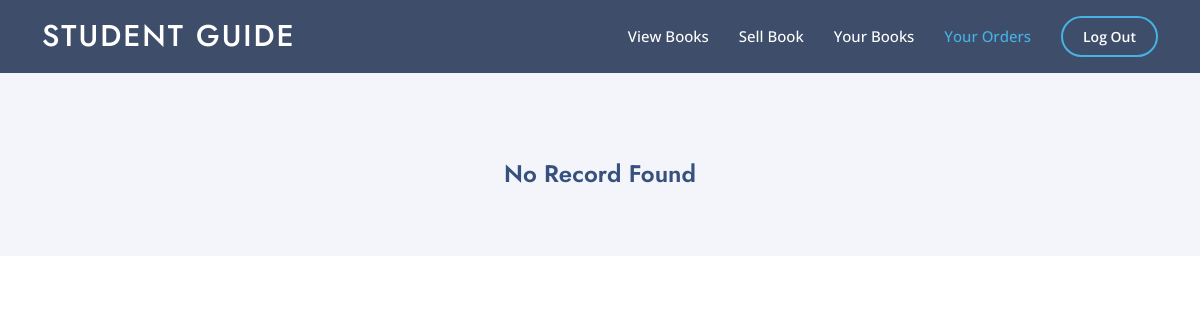
The app's page /bookstore/your_orders.php (signed in), older data.
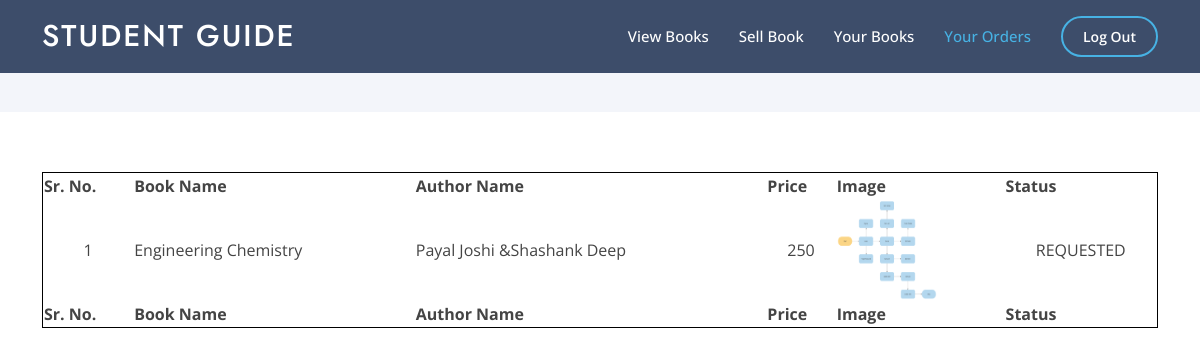
The same page, newer data.
### tables this page shows
CREATE TABLE `bookstore` (
  `BookStore_Book_ID` int(11) NOT NULL,
  `BookStore_ISBN_ID` varchar(15) NOT NULL,
  `BookStore_Condition` varchar(255) NOT NULL,
  `BookStore_Price` int(11) NOT NULL,
  `BookStore_Image` text NOT NULL,
  `BookStore_Seller_ID` int(11) NOT NULL,
  `BookStore_Buyer_ID` int(11) NOT NULL,
  `BookStore_BuyStatus` varchar(10) NOT NULL,
  `BookStore_DateOfUpload` date NOT NULL,
  `BookStore_Evaluate_ID` int(11) NOT NULL,
  `QR` text NOT NULL
);

CREATE TABLE `books` (
  `Book_ID` int(10) NOT NULL,
  `Book_Name` varchar(500) DEFAULT NULL,
  `Author_Name` varchar(500) DEFAULT NULL,
  `Book_Price` int(10) DEFAULT NULL,
  `Initial_Rating` float DEFAULT NULL,
  `Book_Publication` varchar(500) DEFAULT NULL,
  `Book_Image` varchar(2000) DEFAULT NULL,
  `Book_Link` varchar(2000) DEFAULT NULL,
  `Evaluate_ID` int(10) DEFAULT NULL,
  `ISBN` varchar(500) DEFAULT NULL,
  `Book_Genre` varchar(500) DEFAULT NULL,
  `Book_Edition` int(10) DEFAULT NULL,
  `Book_Type` varchar(250) DEFAULT NULL
);

### bookstore/your_orders.php (the view, shortened to what this page needs)
<?php
include("../includes/connect.php");
if($_SESSION['email']==true)
{
    $email= $_SESSION['email'];
?>
<!DOCTYPE html>
<html lang="en">
<head>
  <link href="../assets/vendor/aos/aos.css" rel="stylesheet">
  <link href="../assets/vendor/bootstrap/css/bootstrap.min.css" rel="stylesheet">
  <link href="../assets/vendor/bootstrap-icons/bootstrap-icons.css" rel="stylesheet">
  <link href="../assets/vendor/boxicons/css/boxicons.min.css" rel="stylesheet">
  <link href="../assets/vendor/glightbox/css/glightbox.min.css" rel="stylesheet">
  <link href="../assets/vendor/remixicon/remixicon.css" rel="stylesheet">
  <link href="../assets/vendor/swiper/swiper-bundle.min.css" rel="stylesheet">
  <link href="https://cdn.datatables.net/1.11.3/css/jquery.dataTables.min.css" rel="stylesheet">
  <link href="../assets/css/style.css" rel="stylesheet">
</head>
<body>
  <header id="header" class="fixed-top header-inner-pages">
    <div class="container d-flex align-items-center">
      <h1 class="logo me-auto"><a href="../home.php">Student Guide</a></h1>
      <nav id="navbar" class="navbar">
        <ul>
          <li><a class="nav-link scrollto" href="viewbooks.php?dept=All&sem=All">View Books</a></li>
          <li><a class="nav-link scrollto" href="sell_book1.php">Sell Book</a></li>
          <li><a class="nav-link scrollto" href="your_books.php">Your Books</a></li>
          <li><a class="nav-link scrollto active" href="#">Your Orders</a></li>
          <li><a class="getstarted scrollto" href="../includes/logout.php">Log Out</a></li>
        </ul>
      </nav>
    </div>
  </header>
  <main id="main">
   <section id="breadcrumbs" class="breadcrumbs">
    </section>
<?php
  $query_run_id = mysqli_query($conn, "SELECT * FROM user WHERE User_Email = '$email'");
  $row_id = mysqli_fetch_assoc($query_run_id);
  $user_id=$row_id['User_ID'];
  $query_BookStore = mysqli_query($conn,"SELECT * FROM bookstore WHERE BookStore_Buyer_ID = '$user_id' AND (BookStore_BuyStatus = 'REQUESTED' OR BookStore_BuyStatus = 'CLOSE')");
  if(mysqli_num_rows($query_BookStore)>0)
  {
?>
    <section id="contact" class="contact">
      <div class="container" data-aos="fade-up">
      <table id="example" class="display" style="width:100%; border: 1px solid black; border-collapse: collapse;">
        <thead>
            <tr>
                <th>Sr. No.</th>
                <th>Book Name</th>
                <th>Author Name</th>
                <th>Price</th>
                <th>Image</th>
                <th>Status</th>
            </tr>
        </thead>
        <tbody>
<?php
    $no='1';
    while($row_BookStore = mysqli_fetch_array($query_BookStore))
    {
      $temp = $row_BookStore['BookStore_ISBN_ID'];
      $query_Book = mysqli_query($conn, "SELECT * FROM books WHERE ISBN = '$temp'");
      $row_Book =  mysqli_fetch_assoc($query_Book);
?>
            <tr>
            <td><center><?php echo $no ?></center></td>
              <td><?php echo $row_Book['Book_Name']?></td>
              <td><?php echo $row_Book['Author_Name']?></td>
              <td><center><?php echo $row_BookStore['BookStore_Price']?></center></td>
              <td><?php echo '<img src = "uploads/'.$row_BookStore['BookStore_Image'].'" width = "100px" height = "100px" alt = "">'?></td>
              <td><center><?php echo $row_BookStore['BookStore_BuyStatus']?></center></td>
            </tr>
<?php
      $no=$no+1;
    }
?>
        </tbody>
        <tfoot>
            <tr>
              <th>Sr. No.</th>
              <th>Book Name</th>
              <th>Author Name</th>
              <th>Price</th>
              <th>Image</th>
              <th>Status</th>
            </tr>
        </tfoot>
    </table>
      </div>
    </section>
    </main>
<?php
  }
  else
  {
?>
</main>
<footer id="footer">
    <div class="footer-newsletter">
      <div class="container">
        <div class="row justify-content-center">
          <div class="col-lg-6">
            <h4>No Record Found</h4>
          </div>
        </div>
      </div>
    </div>
  </footer>
<?php
  }
?>
</body>
</html>
<?php
}
else{
  header('location: includes/login.php');
}
?>

Row changes from the older to the newer data that the page shows:
added bookstore: books.Book_Name "Engineering Chemistry", books.Author_Name "Payal Joshi &Shashank Deep", BookStore_Price "250", BookStore_Image (picture), BookStore_BuyStatus "REQUESTED"
Text that changed along with them:
text no longer shown: "No Record Found"
text now shown: "Sr. No. Book Name Author Name Price Image Status Sr. No. Book Name Author Name Price Image Status"
